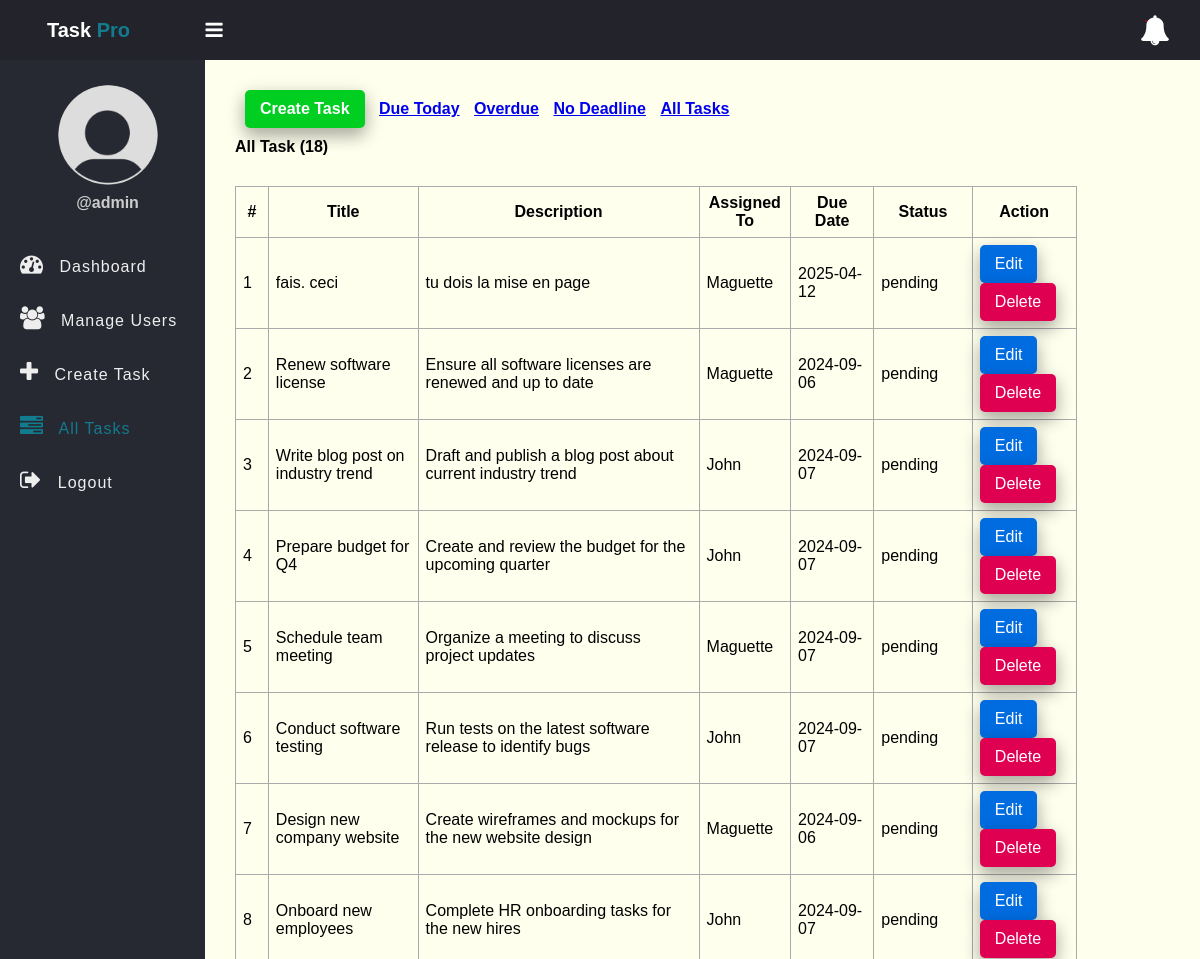
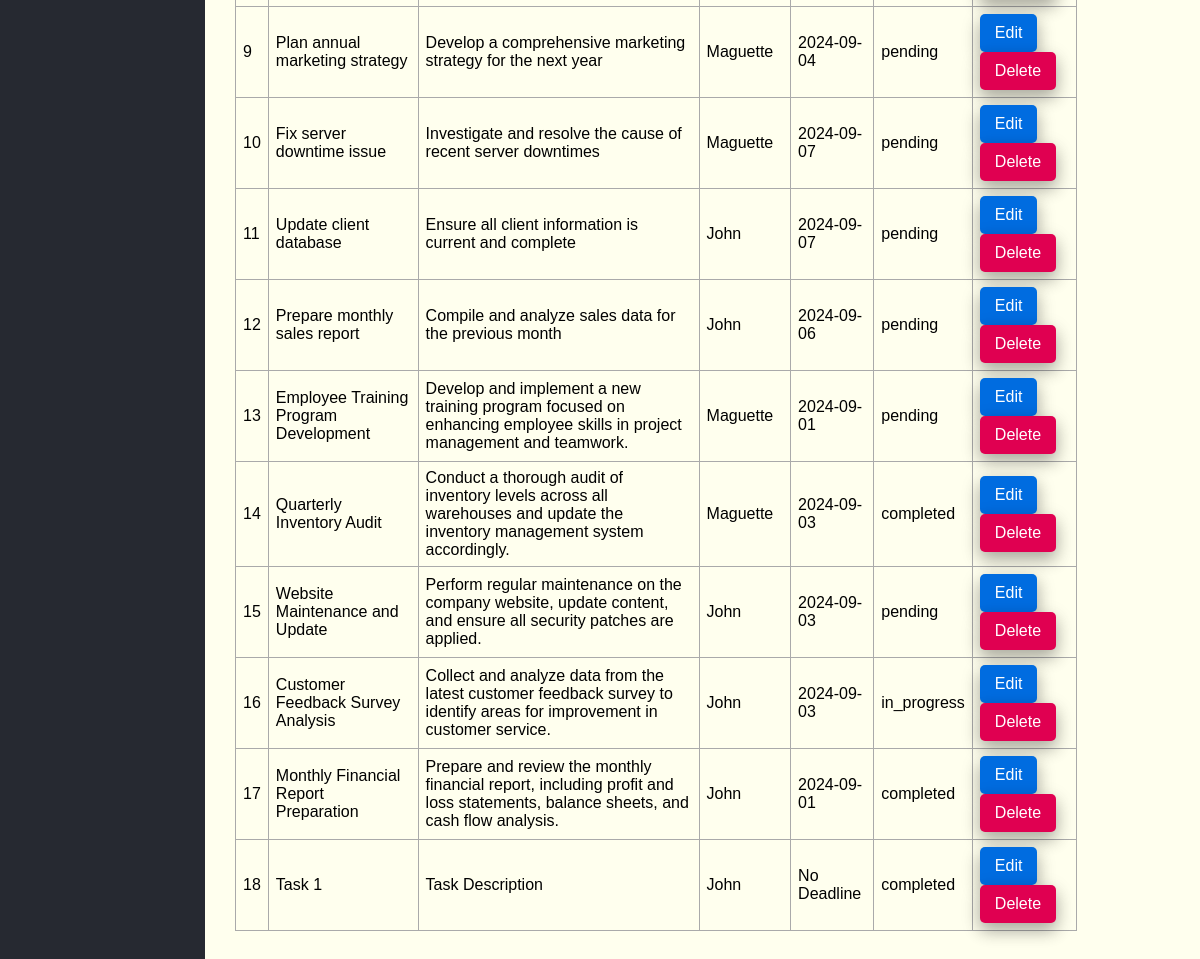
Screenshot of /tasks.php (signed in) with the database file from the repository (2 pictures, top to bottom).
### tables this page shows
CREATE TABLE `tasks` (
  `id` int(11) NOT NULL,
  `title` varchar(100) NOT NULL,
  `description` text DEFAULT NULL,
  `assigned_to` int(11) DEFAULT NULL,
  `due_date` date DEFAULT NULL,
  `status` enum('pending','in_progress','completed') DEFAULT 'pending',
  `created_at` timestamp NOT NULL DEFAULT current_timestamp()
);

CREATE TABLE `users` (
  `id` int(11) NOT NULL,
  `full_name` varchar(50) NOT NULL,
  `username` varchar(50) NOT NULL,
  `password` varchar(255) NOT NULL,
  `role` enum('admin','employee') NOT NULL,
  `created_at` timestamp NULL DEFAULT current_timestamp()
);

### app/Model/Task.php (called while the page is built, shortened)
<?php
function get_all_tasks($conn){
	$sql = "SELECT * FROM tasks ORDER BY id DESC";
	$stmt = $conn->prepare($sql);
	$stmt->execute([]);
	if($stmt->rowCount() > 0){
		$tasks = $stmt->fetchAll();
	}else $tasks = 0;
	return $tasks;
}
function count_tasks($conn){
	$sql = "SELECT id FROM tasks";
	$stmt = $conn->prepare($sql);
	$stmt->execute([]);
	return $stmt->rowCount();
}

### app/Model/User.php (called while the page is built, shortened)
<?php
function get_all_users($conn){
	$sql = "SELECT * FROM users WHERE role =? ";
	$stmt = $conn->prepare($sql);
	$stmt->execute(["employee"]);
	if($stmt->rowCount() > 0){
		$users = $stmt->fetchAll();
	}else $users = 0;
	return $users;
}

### tasks.php (the view, shortened to what this page needs)
<?php
if (isset($_SESSION['role']) && isset($_SESSION['id']) && $_SESSION['role'] == "admin") {
    include "DB_connection.php";
    include "app/Model/Task.php";
    include "app/Model/User.php";
    $text = "All Task";
    if (isset($_GET['due_date']) &&  $_GET['due_date'] == "Due Today") {
    	$text = "Due Today";
      $tasks = get_all_tasks_due_today($conn);
      $num_task = count_tasks_due_today($conn);
    }else if (isset($_GET['due_date']) &&  $_GET['due_date'] == "Overdue") {
    	$text = "Overdue";
      $tasks = get_all_tasks_overdue($conn);
      $num_task = count_tasks_overdue($conn);
    }else if (isset($_GET['due_date']) &&  $_GET['due_date'] == "No Deadline") {
    	$text = "No Deadline";
      $tasks = get_all_tasks_NoDeadline($conn);
      $num_task = count_tasks_NoDeadline($conn);
    }else{
    	 $tasks = get_all_tasks($conn);
       $num_task = count_tasks($conn);
    }
    $users = get_all_users($conn);
 ?>
<!DOCTYPE html>
<html>
<head>
	<link rel="stylesheet" href="https://stackpath.bootstrapcdn.com/font-awesome/4.7.0/css/font-awesome.min.css">
	<link rel="stylesheet" href="css/style.css">
</head>
<body>
	<?php include "inc/header.php" ?>
	<div class="body">
		<?php include "inc/nav.php" ?>
		<section class="section-1">
			<h4 class="title-2">
				<a href="create_task.php" class="btn">Create Task</a>
				<a href="tasks.php?due_date=Due Today">Due Today</a>
				<a href="tasks.php?due_date=Overdue">Overdue</a>
				<a href="tasks.php?due_date=No Deadline">No Deadline</a>
				<a href="tasks.php">All Tasks</a>
			</h4>
         <h4 class="title-2"><?=$text?> (<?=$num_task?>)</h4>
			<?php if ($tasks != 0) { ?>
			<table class="main-table">
				<tr>
					<th>#</th>
					<th>Title</th>
					<th>Description</th>
					<th>Assigned To</th>
					<th>Due Date</th>
					<th>Status</th>
					<th>Action</th>
				</tr>
				<?php $i=0; foreach ($tasks as $task) { ?>
				<tr>
					<td><?=++$i?></td>
					<td><?=$task['title']?></td>
					<td><?=$task['description']?></td>
					<td>
						<?php
                  foreach ($users as $user) {
						if($user['id'] == $task['assigned_to']){
							echo $user['full_name'];
						}}?>
	            </td>
	            <td><?php if($task['due_date'] == "") echo "No Deadline";
	                      else echo $task['due_date'];
	               ?></td>
	            <td><?=$task['status']?></td>
					<td>
						<a href="edit-task.php?id=<?=$task['id']?>" class="edit-btn">Edit</a>
						<a href="delete-task.php?id=<?=$task['id']?>" class="delete-btn">Delete</a>
					</td>
				</tr>
			   <?php	} ?>
			</table>
		<?php }else { ?>
			<h3>Empty</h3>
		<?php  }?>
		</section>
	</div>
</body>
</html>
<?php }else{
   $em = "First login";
   header("Location: login.php?error=$em");
   exit();
}
 ?>

### inc/header.php (shortened to what this page needs)
<header class="header">
	<h2 class="u-name">Task <b>Pro</b>
		<label for="checkbox">
			<i id="navbtn" class="fa fa-bars" aria-hidden="true"></i>
		</label>
	</h2>
	<span class="notification" id="notificationBtn">
		<i class="fa fa-bell" aria-hidden="true"></i>
		<span id="notificationNum"></span>
	</span>
</header>

### inc/nav.php
<nav class="side-bar">
			<div class="user-p">
				<img src="img/user.png">
				<h4>@<?=$_SESSION['username']?></h4>
			</div>
			<?php
               if($_SESSION['role'] == "employee"){
			 ?>
			<ul id="navList">
				<li>
					<a href="index.php">
						<i class="fa fa-tachometer" aria-hidden="true"></i>
						<span>Dashboard</span>
					</a>
				</li>
				<li>
					<a href="my_task.php">
						<i class="fa fa-tasks" aria-hidden="true"></i>
						<span>My Task</span>
					</a>
				</li>
				<li>
					<a href="profile.php">
						<i class="fa fa-user" aria-hidden="true"></i>
						<span>Profile</span>
					</a>
				</li>
				<li>
					<a href="notifications.php">
						<i class="fa fa-bell" aria-hidden="true"></i>
						<span>Notifications</span>
					</a>
				</li>
				<li>
					<a href="logout.php">
						<i class="fa fa-sign-out" aria-hidden="true"></i>
						<span>Logout</span>
					</a>
				</li>
			</ul>
		<?php }else { ?>
            <ul id="navList">
				<li>
					<a href="index.php">
						<i class="fa fa-tachometer" aria-hidden="true"></i>
						<span>Dashboard</span>
					</a>
				</li>
				<li>
					<a href="user.php">
						<i class="fa fa-users" aria-hidden="true"></i>
						<span>Manage Users</span>
					</a>
				</li>
				<li>
					<a href="create_task.php">
						<i class="fa fa-plus" aria-hidden="true"></i>
						<span>Create Task</span>
					</a>
				</li>
				<li>
					<a href="tasks.php">
						<i class="fa fa-tasks" aria-hidden="true"></i>
						<span>All Tasks</span>
					</a>
				</li>
				<li>
					<a href="logout.php">
						<i class="fa fa-sign-out" aria-hidden="true"></i>
						<span>Logout</span>
					</a>
				</li>
			</ul>
		<?php } ?>
		</nav>

### css/style.css (style rules this page uses)
* { padding: 0; margin: 0; box-sizing: border-box; font-family: arial, sans-serif; }
.header { display: flex; justify-content: space-between; align-items: center; padding: 15px 30px; background: #23242b; color: #fff; }
.u-name { font-size: 20px; padding-left: 17px; }
.u-name b { color: #127b8e; }
.header i { font-size: 30px; cursor: pointer; color: #fff; }
.header .notification { position: relative; cursor: pointer; }
.header .notification span { position: absolute; top: 5px; left: 5px; background: #C80000; padding: 1px; border-radius: 50%; }
.user-p { text-align: center; padding-left: 10px; padding-top: 25px; }
.user-p img { width: 100px; border-radius: 50%; }
.user-p h4 { color: #ccc; padding: 5px 0; }
.side-bar { width: 250px; background: #262931; min-height: 100vh; transition: 500ms width; }
.body { display: flex; }
.side-bar ul { margin-top: 20px; list-style: none; }
.side-bar ul li { font-size: 16px; padding: 15px 0px; padding-left: 20px; transition: 500ms background; white-space: nowrap; overflow: hidden; text-overflow: ellipsis; }
.side-bar ul li a { text-decoration: none; color: #eee; cursor: pointer; letter-spacing: 1px; }
.side-bar .active a { color: #127b8e !important; }
.side-bar .active a i { color: #127b8e !important; }
.side-bar ul li a i { display: inline-block; padding-right: 10px; font-size: 23px; }
#navbtn { display: inline-block; margin-left: 70px; font-size: 20px; transition: 500ms color; }
.section-1 { padding: 30px; }
.section-1 .title-2 { margin-bottom: 10px; }
.section-1 .title-2 .btn { text-decoration: none; display: inline-block; padding-left: 10px; border: none; background: #00CF22; padding: 10px 15px; color: #fff; font-size: 16px; border-radius: 5px; cursor: pointer; outline: none; transition: background 1s; box-shadow: 0 8px 16px 0 rgba(0,0,0,0.2), 0 6px 20px 0 rgba(0,0,0,0.19); }
.section-1 .title-2 a { display: inline-block; margin-left: 10px; }
.section-1 { width: 100%; background: #ffe; }
.main-table, .main-table tr, .main-table th, .main-table td { border: 1px solid #aaa; border-collapse: collapse; padding: 7px; }
.main-table { width: 90%; margin-top: 30px; }
.delete-btn { text-decoration: none; display: inline-block; padding-left: 10px; border: none; background: #E00051; padding: 10px 15px; color: #fff; font-size: 16px; border-radius: 5px; cursor: pointer; outline: none; transition: background 1s; box-shadow: 0 8px 16px 0 rgba(0,0,0,0.2), 0 6px 20px 0 rgba(0,0,0,0.19); }
.edit-btn { text-decoration: none; display: inline-block; padding-left: 10px; border: none; background: #006CE0; padding: 10px 15px; color: #fff; font-size: 16px; border-radius: 5px; cursor: pointer; outline: none; transition: background 1s; box-shadow: 0 8px 16px 0 rgba(0,0,0,0.2), 0 6px 20px 0 rgba(0,0,0,0.19); }

### rows the page displays
tasks: title "fais. ceci", description "tu dois la mise en page", due_date "2025-04-12", status "pending"
users: full_name "Maguette"
tasks: title "Renew software license", description "Ensure all software licenses are renewed and up to date", due_date "2024-09-06", status "pending"
tasks: title "Write blog post on industry trend", description "Draft and publish a blog post about current industry trend", due_date "2024-09-07", status "pending"
users: full_name "John"
tasks: title "Prepare budget for Q4", description "Create and review the budget for the upcoming quarter", due_date "2024-09-07", status "pending"
tasks: title "Schedule team meeting", description "Organize a meeting to discuss project updates", due_date "2024-09-07", status "pending"
tasks: title "Conduct software testing", description "Run tests on the latest software release to identify bugs", due_date "2024-09-07", status "pending"
tasks: title "Design new company website", description "Create wireframes and mockups for the new website design", due_date "2024-09-06", status "pending"
tasks: title "Onboard new employees", description "Complete HR onboarding tasks for the new hires", due_date "2024-09-07", status "pending"
tasks: title "Plan annual marketing strategy", description "Develop a comprehensive marketing strategy for the next year", due_date "2024-09-04", status "pending"
tasks: title "Fix server downtime issue", description "Investigate and resolve the cause of recent server downtimes", due_date "2024-09-07", status "pending"
tasks: title "Update client database", description "Ensure all client information is current and complete", due_date "2024-09-07", status "pending"
tasks: title "Prepare monthly sales report", description "Compile and analyze sales data for the previous month", due_date "2024-09-06", status "pending"
tasks: title "Employee Training Program Development", description "Develop and implement a new training program focused on enhancing employee skills in project management and teamwork.", due_date "2024-09-01", status "pending"
tasks: title "Quarterly Inventory Audit", description "Conduct a thorough audit of inventory levels across all warehouses and update the inventory management system accordingly.", due_date "2024-09-03", status "completed"
tasks: title "Website Maintenance and Update", description "Perform regular maintenance on the company website, update content, and ensure all security patches are applied.", due_date "2024-09-03", status "pending"
tasks: title "Customer Feedback Survey Analysis", description "Collect and analyze data from the latest customer feedback survey to identify areas for improvement in customer service.", due_date "2024-09-03", status "in_progress"
tasks: title "Monthly Financial Report Preparation", description "Prepare and review the monthly financial report, including profit and loss statements, balance sheets, and cash flow analysis.", due_date "2024-09-01", status "completed"
tasks: title "Task 1", description "Task Description", shows "No Deadline", status "completed"

### other values shown
$_SESSION['username'] "admin"
$text "All Task"
$num_task "18"
